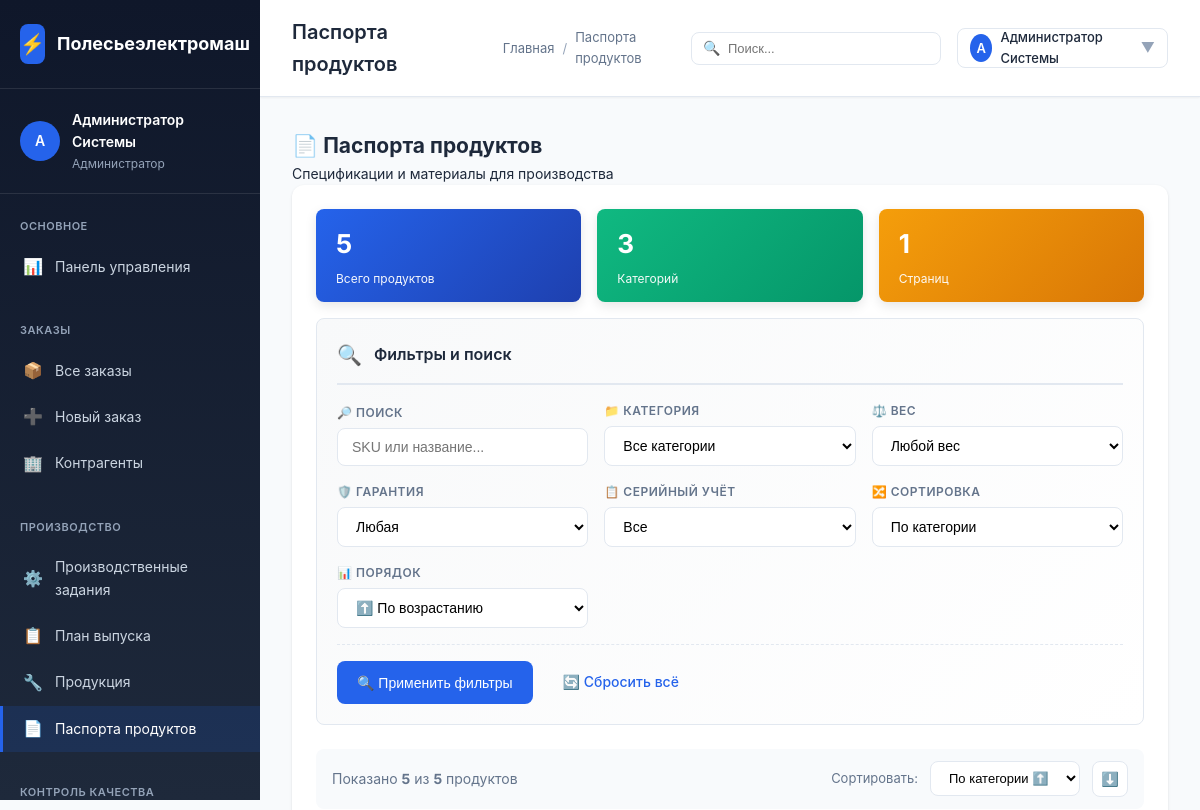
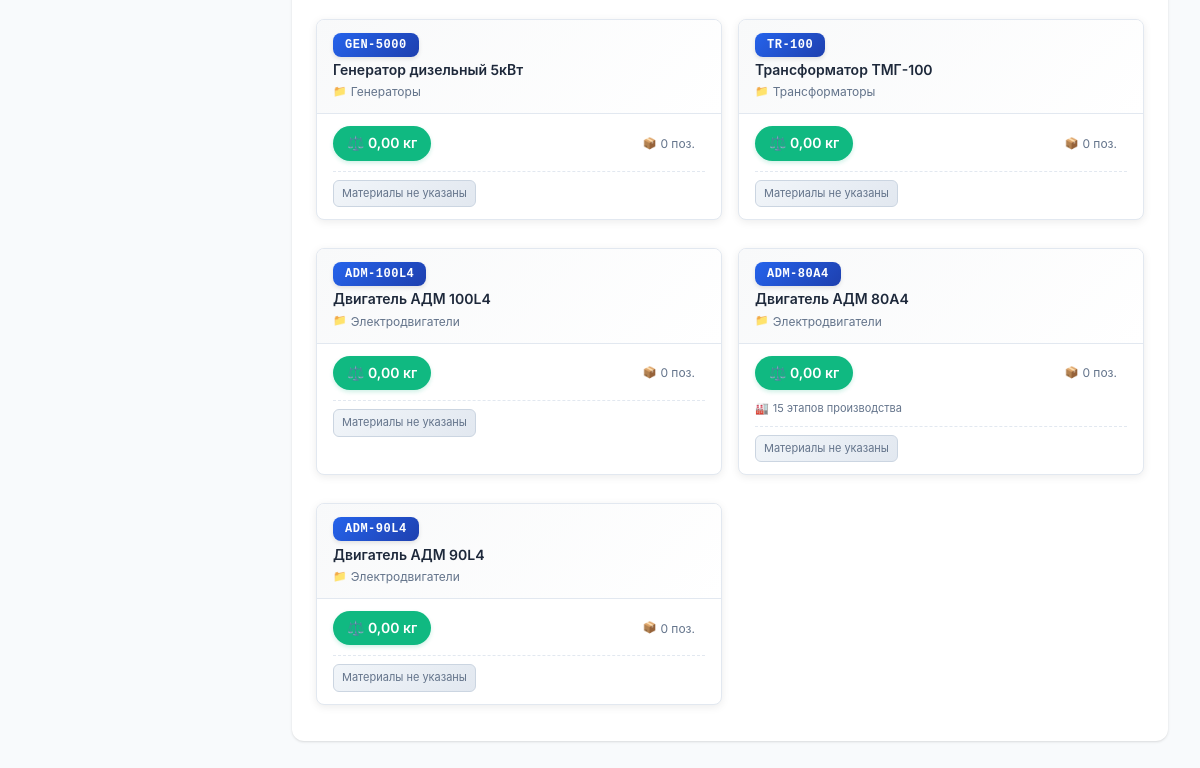
The page /polesie/modules/products/passports.php?page=5 (signed in) on the database as committed earlier (2 pictures, top to bottom).
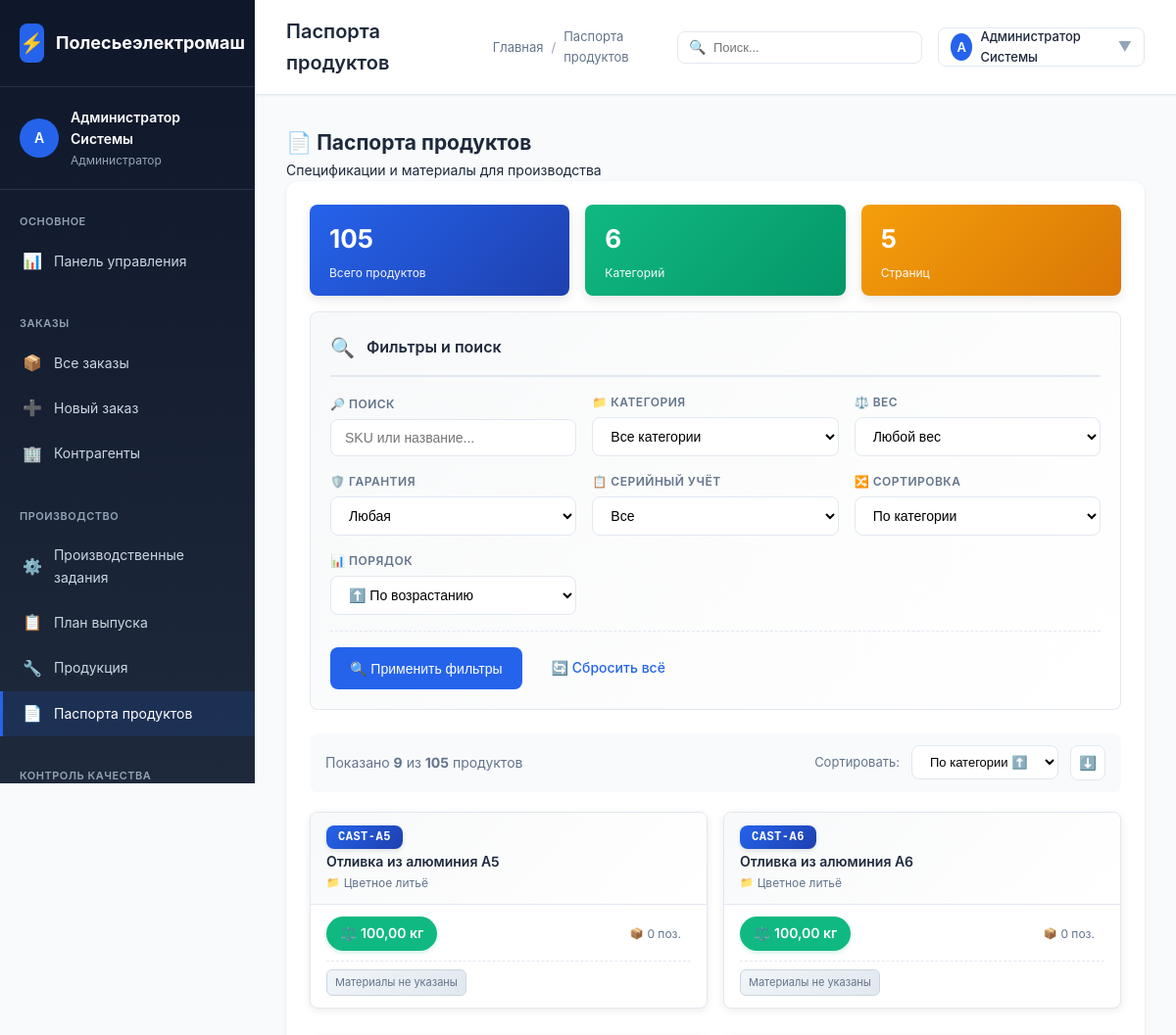
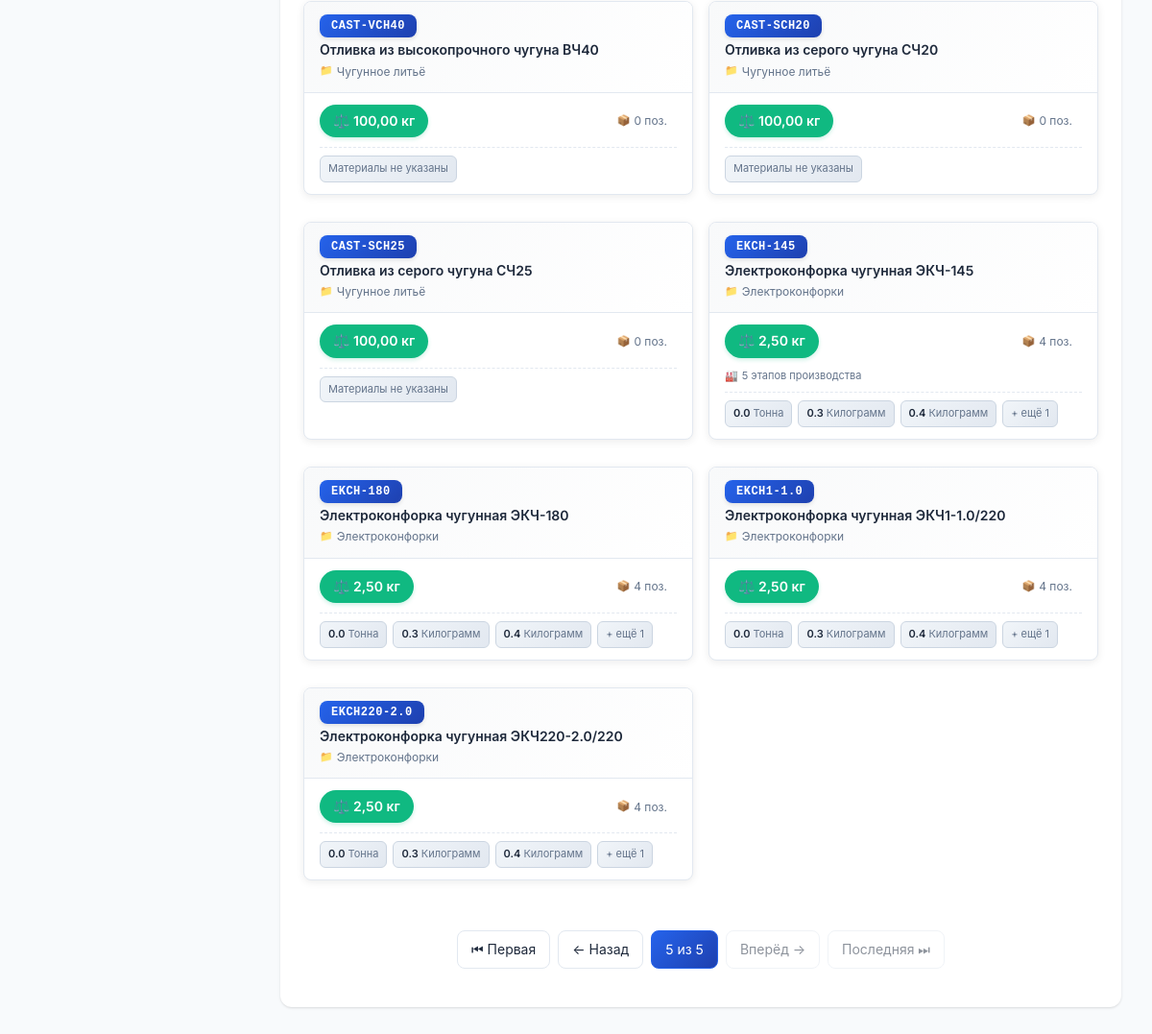
The same page on the database as committed later (2 pictures, top to bottom).
### tables this page shows
CREATE TABLE `products` (
  `id` INT AUTO_INCREMENT PRIMARY KEY,
  `article` VARCHAR(50) NOT NULL UNIQUE,
  `name` VARCHAR(200) NOT NULL,
  `category_id` INT,
  `base_unit_id` INT,
  `specifications` JSON,
  `image` VARCHAR(255),
  `base_price` DECIMAL(15,2),
  `currency` CHAR(3) DEFAULT 'BYN',
  `is_active` BOOLEAN DEFAULT TRUE,
  `created_at` TIMESTAMP DEFAULT CURRENT_TIMESTAMP,
  CONSTRAINT `fk_prod_category` FOREIGN KEY (`category_id`) REFERENCES `product_categories`(`id`) ON DELETE SET NULL,
  CONSTRAINT `fk_prod_unit` FOREIGN KEY (`base_unit_id`) REFERENCES `base_units`(`id`) ON DELETE SET NULL
);

CREATE TABLE `product_categories` (
  `id` INT AUTO_INCREMENT PRIMARY KEY,
  `parent_id` INT,
  `name` VARCHAR(100) NOT NULL,
  `name_ru` VARCHAR(100),
  `code` VARCHAR(50) UNIQUE,
  `description` TEXT,
  CONSTRAINT `fk_prod_cat_parent` FOREIGN KEY (`parent_id`) REFERENCES `product_categories`(`id`) ON DELETE CASCADE
);

CREATE TABLE `product_passports` (
  `id` INT AUTO_INCREMENT PRIMARY KEY,
  `product_id` INT NOT NULL UNIQUE,
  `total_weight_kg` DECIMAL(10,3) DEFAULT 0,
  `warranty_months` INT DEFAULT 12,
  `is_serial_tracked` BOOLEAN DEFAULT FALSE,
  `production_notes` TEXT,
  `quality_requirements` TEXT,
  `created_at` TIMESTAMP DEFAULT CURRENT_TIMESTAMP,
  `updated_at` TIMESTAMP DEFAULT CURRENT_TIMESTAMP ON UPDATE CURRENT_TIMESTAMP,
  CONSTRAINT `fk_pp_product` FOREIGN KEY (`product_id`) REFERENCES `products`(`id`) ON DELETE CASCADE
);

CREATE TABLE `product_passport_materials` (
  `id` INT AUTO_INCREMENT PRIMARY KEY,
  `passport_id` INT NOT NULL,
  `material_id` INT NOT NULL,
  `quantity` DECIMAL(10,3) DEFAULT 0,
  `unit_id` INT,
  `weight_kg` DECIMAL(10,3) DEFAULT 0,
  `percentage` DECIMAL(5,2) DEFAULT 0,
  `sort_order` INT DEFAULT 0,
  `notes` TEXT,
  CONSTRAINT `fk_ppm_passport` FOREIGN KEY (`passport_id`) REFERENCES `product_passports`(`id`) ON DELETE CASCADE,
  CONSTRAINT `fk_ppm_material` FOREIGN KEY (`material_id`) REFERENCES `materials`(`id`) ON DELETE CASCADE,
  CONSTRAINT `fk_ppm_unit` FOREIGN KEY (`unit_id`) REFERENCES `base_units`(`id`) ON DELETE SET NULL
);

CREATE TABLE `base_units` (
  `id` INT AUTO_INCREMENT PRIMARY KEY,
  `name` VARCHAR(50) NOT NULL,
  `code` VARCHAR(20) NOT NULL UNIQUE,
  `symbol` VARCHAR(10)
);

### polesie/config/config.php (called while the page is built, shortened)
<?php
function e($string) {
    return htmlspecialchars($string ?? '', ENT_QUOTES, 'UTF-8');
}
function asset($path) {
    $path = ltrim($path, '/');
    return APP_URL . '/' . $path;
}

### polesie/modules/products/passports.php (the view, shortened to what the changed rows need)
<?php
require_once __DIR__ . '/../../config/config.php';
$pdo = getDbConnection();
$sortBy = $_GET['sort'] ?? 'category';
$sortOrder = $_GET['order'] ?? 'asc';
$page = max(1, (int)($_GET['page'] ?? 1));
$perPage = 24;
$query = "
    SELECT
        pp.id as passport_id,
        p.id as product_id,
        p.article as sku,
        p.name as product_name,
        pc.name as category_name,
        pc.code as category_code,
        pp.total_weight_kg,
        pp.warranty_months,
        pp.is_serial_tracked,
        pp.production_notes,
        pp.quality_requirements,
        p.specifications
    FROM products p
    LEFT JOIN product_passports pp ON pp.product_id = p.id
    LEFT JOIN product_categories pc ON p.category_id = pc.id
    WHERE p.is_active = TRUE
";
$params = [];
$sortOrder = strtolower($sortOrder) === 'desc' ? 'DESC' : 'ASC';
switch ($sortBy) {
    case 'category':
    default:
        $query .= " ORDER BY pc.name {$sortOrder}, p.name ASC";
        break;
}
$countQuery = "SELECT COUNT(*) as total FROM ({$query}) as count_query";
$countStmt = $pdo->prepare($countQuery);
$countStmt->execute($params);
$totalProducts = (int)$countStmt->fetch()['total'];
$totalPages = ceil($totalProducts / $perPage);
$page = min($page, $totalPages ?: 1);
$query .= " LIMIT :limit OFFSET :offset";
$stmt = $pdo->prepare($query);
$stmt->bindValue(':limit', (int)$perPage, PDO::PARAM_INT);
$stmt->bindValue(':offset', (int)(($page - 1) * $perPage), PDO::PARAM_INT);
$stmt->execute();
$passports = $stmt->fetchAll();
$catQuery = "SELECT DISTINCT pc.code, pc.name
             FROM product_categories pc
             JOIN products p ON p.category_id = pc.id
             WHERE p.is_active = TRUE
             ORDER BY pc.name";
$categories = $pdo->query($catQuery)->fetchAll();
?>
<!DOCTYPE html>
<html lang="ru">
<head>
    <link rel="stylesheet" href="<?= asset('assets/css/style.css') ?>">
</head>
<body>
    <div class="app-container">
        <div class="main-content">
            <?php include BASE_PATH . '/includes/topbar.php'; ?>
            <div class="content-area">
                <div class="content">
                    <div class="page-header">
                        <div class="page-header-title">
                            <h2>📄 Паспорта продуктов</h2>
                        </div>
                    </div>
                    <div class="card">
                        <div class="card-body">
                            <div class="stats-bar">
                                <div class="stat-item">
                                    <div class="stat-value"><?= $totalProducts ?></div>
                                    <div class="stat-label">Всего продуктов</div>
                                </div>
                                <div class="stat-item" style="background: linear-gradient(135deg, #10b981, #059669);">
                                    <div class="stat-value"><?= count($categories) ?></div>
                                    <div class="stat-label">Категорий</div>
                                </div>
                                <div class="stat-item" style="background: linear-gradient(135deg, #f59e0b, #d97706);">
                                    <div class="stat-value"><?= $totalPages ?></div>
                                    <div class="stat-label">Страниц</div>
                                </div>
                            </div>
                            <div class="sort-bar">
                                <div class="sort-info">
                                    Показано <strong><?= count($passports) ?></strong> из <strong><?= $totalProducts ?></strong> продуктов
                                </div>
                            </div>
                            <div style="margin-top: 20px;">
                                <?php if (empty($passports)): ?>
                                    <div class="empty-state">
                                        <div class="empty-state-icon">📄</div>
                                        <h3>Паспорта не найдены</h3>
                                        <p>Измените параметры поиска или сбросьте фильтры</p>
                                        <a href="passports.php" class="btn btn-primary" style="margin-top: 16px;">🔄 Сбросить фильтры</a>
                                    </div>
                                <?php else: ?>
                                    <div style="display: grid; grid-template-columns: repeat(auto-fill, minmax(350px, 1fr)); gap: 16px;">
                                        <?php foreach ($passports as $index => $passport): ?>
                                            <?php
                                            $matStmt = $pdo->prepare("
                                                SELECT
                                                    ppm.quantity,
                                                    bu.name as unit,
                                                    m.code as material_code,
                                                    m.name_full as material_name,
                                                    mc.name as material_category
                                                FROM product_passport_materials ppm
                                                JOIN materials m ON ppm.material_id = m.id
                                                LEFT JOIN material_categories mc ON m.category_id = mc.id
                                                LEFT JOIN base_units bu ON ppm.unit_id = bu.id
                                                WHERE ppm.passport_id = :passport_id
                                                ORDER BY ppm.sort_order, m.name_full
                                            ");
                                            $matStmt->execute([':passport_id' => $passport['passport_id']]);
                                            $materials = $matStmt->fetchAll();
                                            $stageStmt = $pdo->prepare("
                                                SELECT
                                                    rco.operation_number,
                                                    rco.name as operation_name,
                                                    rco.description,
                                                    rco.time_norm_hours,
                                                    ps.name as stage_name,
                                                    ps.color as stage_color,
                                                    rco.work_center,
                                                    rco.equipment
                                                FROM route_card_operations rco
                                                LEFT JOIN production_stages ps ON rco.stage_id = ps.id
                                                WHERE rco.route_card_id IN (
                                                    SELECT id FROM route_cards WHERE product_id = :product_id AND is_active = TRUE
                                                )
                                                ORDER BY rco.sort_order, rco.operation_number
                                            ");
                                            $stageStmt->execute([':product_id' => $passport['product_id']]);
                                            $stages = $stageStmt->fetchAll();
                                            ?>
                                            <div class="passport-card" data-passport-id="<?= $passport['passport_id'] ?>" onclick="openPassportModal(this)">
                                                <div class="passport-card-header">
                                                    <div style="flex: 1;">
                                                        <span class="passport-sku"><?= e($passport['sku']) ?></span>
                                                        <div class="passport-title"><?= e($passport['product_name']) ?></div>
                                                        <div class="passport-category"><?= e($passport['category_name'] ?? 'Без категории') ?></div>
                                                    </div>
                                                </div>
                                                <div class="passport-card-body">
                                                    <div class="card-info-row">
                                                        <span class="weight-badge">⚖️ <?= number_format($passport['total_weight_kg'] ?? 0, 2, ',', ' ') ?> кг</span>
                                                        <span class="materials-count"><?= count($materials) ?> поз.</span>
                                                    </div>
                                                    <?php if (count($stages) > 0): ?>
                                                        <div style="margin-top: 8px; font-size: 11px; color: var(--text-secondary); display: flex; align-items: center; gap: 4px;">
                                                            <span>🏭</span>
                                                            <span><?= count($stages) ?> этапов производства</span>
                                                        </div>
                                                    <?php endif; ?>
                                                    <div class="materials-preview">
                                                        <?php
                                                        $previewMaterials = array_slice($materials, 0, 3);
                                                        foreach ($previewMaterials as $mat):
                                                        ?>
                                                            <span class="material-tag">
                                                                <strong><?= number_format($mat['quantity'], 1) ?></strong> <?= e($mat['unit'] ?? 'шт') ?>
                                                            </span>
                                                        <?php endforeach; ?>
                                                        <?php if (count($materials) > 3): ?>
                                                            <span class="material-tag">+ ещё <?= count($materials) - 3 ?></span>
                                                        <?php endif; ?>
                                                        <?php if (count($materials) === 0): ?>
                                                            <span class="material-tag" style="color: var(--text-secondary);">Материалы не указаны</span>
                                                        <?php endif; ?>
                                                    </div>
                                                </div>
                                            </div>
                                        <?php endforeach; ?>
                                    </div>
                                    <?php if ($totalPages > 1): ?>
                                    <div class="pagination">
                                        <?php if ($page > 1): ?>
                                            <a href="?<?= http_build_query(array_merge($_GET, ['page' => 1])) ?>">⏮ Первая</a>
                                            <a href="?<?= http_build_query(array_merge($_GET, ['page' => $page - 1])) ?>">← Назад</a>
                                        <?php else: ?>
                                            <span class="disabled">⏮ Первая</span>
                                            <span class="disabled">← Назад</span>
                                        <?php endif; ?>
                                        <span class="current"><?= $page ?> из <?= $totalPages ?></span>
                                        <?php if ($page < $totalPages): ?>
                                            <a href="?<?= http_build_query(array_merge($_GET, ['page' => $page + 1])) ?>">Вперёд →</a>
                                            <a href="?<?= http_build_query(array_merge($_GET, ['page' => $totalPages])) ?>">Последняя ⏭</a>
                                        <?php else: ?>
                                            <span class="disabled">Вперёд →</span>
                                            <span class="disabled">Последняя ⏭</span>
                                        <?php endif; ?>
                                    </div>
                                    <?php endif; ?>
                                <?php endif; ?>
                            </div>
                        </div>
                    </div>
                </div>
            </div>
        </div>
    </div>
</body>
</html>

Rows that differ between the two databases and show on the page:
no longer on this page (row edited): products: article "GEN-5000", name "Генератор дизельный 5кВт", category.name "Генераторы", total_weight_kg "0,00", count($materials) "0", shows "Материалы не указаны"
no longer on this page (row edited): products: article "TR-100", name "Трансформатор ТМГ-100", category.name "Трансформаторы", total_weight_kg "0,00", count($materials) "0", shows "Материалы не указаны"
no longer on this page (row edited): products: article "ADM-100L4", name "Двигатель АДМ 100L4", category.name "Электродвигатели", total_weight_kg "0,00", count($materials) "0", shows "Материалы не указаны"
no longer on this page (row edited): products: article "ADM-80A4", name "Двигатель АДМ 80A4", category.name "Электродвигатели", total_weight_kg "0,00", count($materials) "0", count($stages) "15", shows "Материалы не указаны"
no longer on this page (row edited): products: article "ADM-90L4", name "Двигатель АДМ 90L4", category.name "Электродвигатели", total_weight_kg "0,00", count($materials) "0", shows "Материалы не указаны"
added products: article "CAST-A5", name "Отливка из алюминия А5", category.name "Цветное литьё", product_passports.total_weight_kg "100,00", count($materials) "0", shows "Материалы не указаны"
added products: article "CAST-A6", name "Отливка из алюминия А6", category.name "Цветное литьё", product_passports.total_weight_kg "100,00", count($materials) "0", shows "Материалы не указаны"
added products: article "CAST-VCH40", name "Отливка из высокопрочного чугуна ВЧ40", category.name "Чугунное литьё", product_passports.total_weight_kg "100,00", count($materials) "0", shows "Материалы не указаны"
added products: article "CAST-SCH20", name "Отливка из серого чугуна СЧ20", category.name "Чугунное литьё", product_passports.total_weight_kg "100,00", count($materials) "0", shows "Материалы не указаны"
added products: article "CAST-SCH25", name "Отливка из серого чугуна СЧ25", category.name "Чугунное литьё", product_passports.total_weight_kg "100,00", count($materials) "0", shows "Материалы не указаны"
added products: article "EKCH-145", name "Электроконфорка чугунная ЭКЧ-145", category.name "Электроконфорки", product_passports.total_weight_kg "2,50", count($materials) "4", count($stages) "5", count($materials) - 3 "1"
added product_passport_materials: quantity "0.0", unit.name "Тонна"
added product_passport_materials: quantity "0.3", unit.name "Килограмм"
added product_passport_materials: quantity "0.4", unit.name "Килограмм"
added products: article "EKCH-180", name "Электроконфорка чугунная ЭКЧ-180", category.name "Электроконфорки", product_passports.total_weight_kg "2,50", count($materials) "4", count($materials) - 3 "1"
added products: article "EKCH1-1.0", name "Электроконфорка чугунная ЭКЧ1-1.0/220", category.name "Электроконфорки", product_passports.total_weight_kg "2,50", count($materials) "4", count($materials) - 3 "1"
added products: article "EKCH220-2.0", name "Электроконфорка чугунная ЭКЧ220-2.0/220", category.name "Электроконфорки", product_passports.total_weight_kg "2,50", count($materials) "4", count($materials) - 3 "1"
Other text that changed with them:
$totalProducts: "5" → "105"
count($categories): "3" → "6"
$totalPages: "1" → "5"
count($passports): "5" → "9"
$page: (not shown) → "5"
$totalPages: (not shown) → "5"
text now shown: "⏮ Первая ← Назад из Вперёд → Последняя ⏭"
